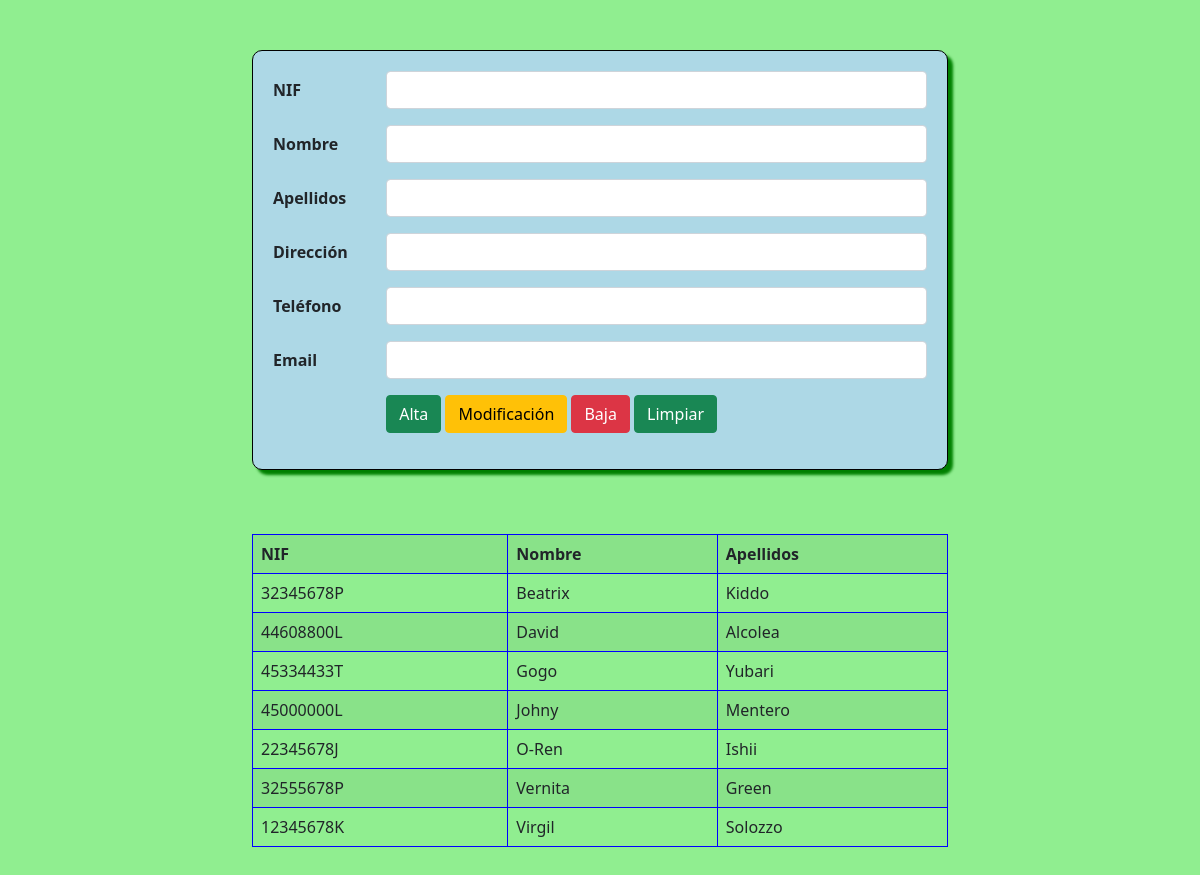
The page / on the database its author committed.
### tables this page shows
CREATE TABLE `personas` (
  `idpersona` int(11) NOT NULL,
  `nif` char(9) NOT NULL,
  `nombre` varchar(40) NOT NULL,
  `apellidos` varchar(80) NOT NULL,
  `direccion` varchar(120) NOT NULL,
  `telefono` char(9) NOT NULL,
  `email` varchar(80) DEFAULT NULL,
  `timestamp` timestamp NOT NULL DEFAULT current_timestamp() ON UPDATE current_timestamp()
);

### servicios/models/consultaPersonas.php (the view)
<?php
function consultaPersonas()
{
    $tabla = 'personas';
    global $conexionBanco;
    $sql = "SELECT * FROM $tabla ORDER BY nombre";
    $result = mysqli_query($conexionBanco, $sql) or die(mysqli_error($conexionBanco));
    $filas = mysqli_fetch_all($result, MYSQLI_ASSOC);
    foreach ($filas as $indice => $valores) {
        echo "<tr data-id=$valores[idpersona]><td>$valores[nif]</td><td>$valores[nombre]</td><td>$valores[apellidos]</td></tr>";
    }
}

### index.php (shortened to what this page needs)
<?php
$nif = $nombre = $apellidos = $direccion = $telefono = $email = null;
require 'servicios/models/conexion.php';
require 'servicios/models/consultaPersonas.php';
require 'servicios/models/consultaPersona.php';
?>
<html>
<head>
	<link href="https://cdn.jsdelivr.net/npm/bootstrap@5.1.3/dist/css/bootstrap.min.css" rel="stylesheet">
	<link rel="stylesheet" type="text/css" href="assets/css/estilos.css">
</head>
<body>
	<div class='container'>
		<form id='formulario' method='post' action='#'>
			<div class="row mb-3">
				<label for="nif" class="col-sm-2 col-form-label">NIF</label>
				<div class="col-sm-10">
					<input type="text" class="form-control" id="nif" name='nif' value='<?= $nif ?>'>
				</div>
			</div>
			<div class="row mb-3">
				<label for="nombre" class="col-sm-2 col-form-label">Nombre</label>
				<div class="col-sm-10">
					<input type="text" class="form-control" id="nombre" name="nombre" value='<?= $nombre ?>'>
				</div>
			</div>
			<div class="row mb-3">
				<label for="apellidos" class="col-sm-2 col-form-label">Apellidos</label>
				<div class="col-sm-10">
					<input type="text" class="form-control" id="apellidos" name="apellidos" value='<?= $apellidos ?>'>
				</div>
			</div>
			<div class="row mb-3">
				<label for="direccion" class="col-sm-2 col-form-label">Dirección</label>
				<div class="col-sm-10">
					<input type="text" class="form-control" id="direccion" name="direccion" value='<?= $direccion ?>'>
				</div>
			</div>
			<div class="row mb-3">
				<label for="telefono" class="col-sm-2 col-form-label">Teléfono</label>
				<div class="col-sm-10">
					<input type="text" class="form-control" id="telefono" name="telefono" value='<?= $telefono ?>'>
				</div>
			</div>
			<div class="row mb-3">
				<label for="email" class="col-sm-2 col-form-label">Email</label>
				<div class="col-sm-10">
					<input type="email" class="form-control" id="email" name="email" value='<?= $email ?>'>
				</div>
			</div>
			<label class="col-sm-2 col-form-label"></label>
			<button type="submit" class="btn btn-success" id='alta' name='alta'>Alta</button>
			<button type="submit" class="btn btn-warning" id='modificacion' name='modificacion'>Modificación</button>
			<button type="submit" class="btn btn-danger" id='baja' name='baja'>Baja</button>
			<button type="reset" class="btn btn-success">Limpiar</button>
			<label class="col-sm-2 col-form-label"></label>
		</form><br><br>
		<table id='listapersonas' class="table table-striped">
			<tr>
				<th>NIF</th>
				<th>Nombre</th>
				<th>Apellidos</th>
			</tr>
			<?= consultaPersonas(); ?>
		</table>
	</div>
</body>
</html>

### assets/css/estilos.css (style rules this page uses)
body { background-color: lightgreen; }
.container { width: 60%; margin: 50px auto }
label { font-weight: bold; }
form:not(#formconsulta) { background-color: lightblue; padding: 20px; border: 1px solid black; border-radius: 10px; box-shadow: 5px 5px 3px green; }
table { width: 400px;margin: auto }
table, td, th { border: 1px solid blue }
td { cursor: pointer; }
th { background-color: black; color:antiquewhite; }

### rows shown on the page
personas: nif "32345678P", nombre "Beatrix", apellidos "Kiddo"
personas: nif "44608800L", nombre "David", apellidos "Alcolea"
personas: nif "45334433T", nombre "Gogo", apellidos "Yubari"
personas: nif "45000000L", nombre "Johny", apellidos "Mentero"
personas: nif "22345678J", nombre "O-Ren", apellidos "Ishii"
personas: nif "32555678P", nombre "Vernita", apellidos "Green"
personas: nif "12345678K", nombre "Virgil", apellidos "Solozzo"
